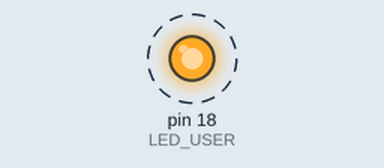
The sketch below on a simulated Arduino Uno, built with avr-gcc and run on an emulated ATmega328P. Parts: output pins drawn as LEDs (lit = HIGH). Dashed ring = blinking.

Above: at 0.5 s.
Timing chart, 0 to 4.6 s (numbered marks = the images above):
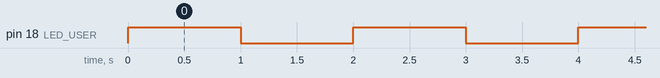

The sketch:

LED_PCB.ino
```cpp
#define LED_USER 18  // Broche de la led blanche "light user"

void setup() {
  pinMode(LED_USER, OUTPUT);  // Définir la broche LED comme sortie
}

void loop() {
  digitalWrite(LED_USER, HIGH);  // Allumer la LED
  delay(1000);              // Attendre 1 seconde
  digitalWrite(LED_USER, LOW);   // Éteindre la LED
  delay(1000);              // Attendre 1 seconde
}
```

Measured:
- by itself, pin 18 (LED_USER): alternates HIGH for 1.0 s and LOW for 1.0 s
